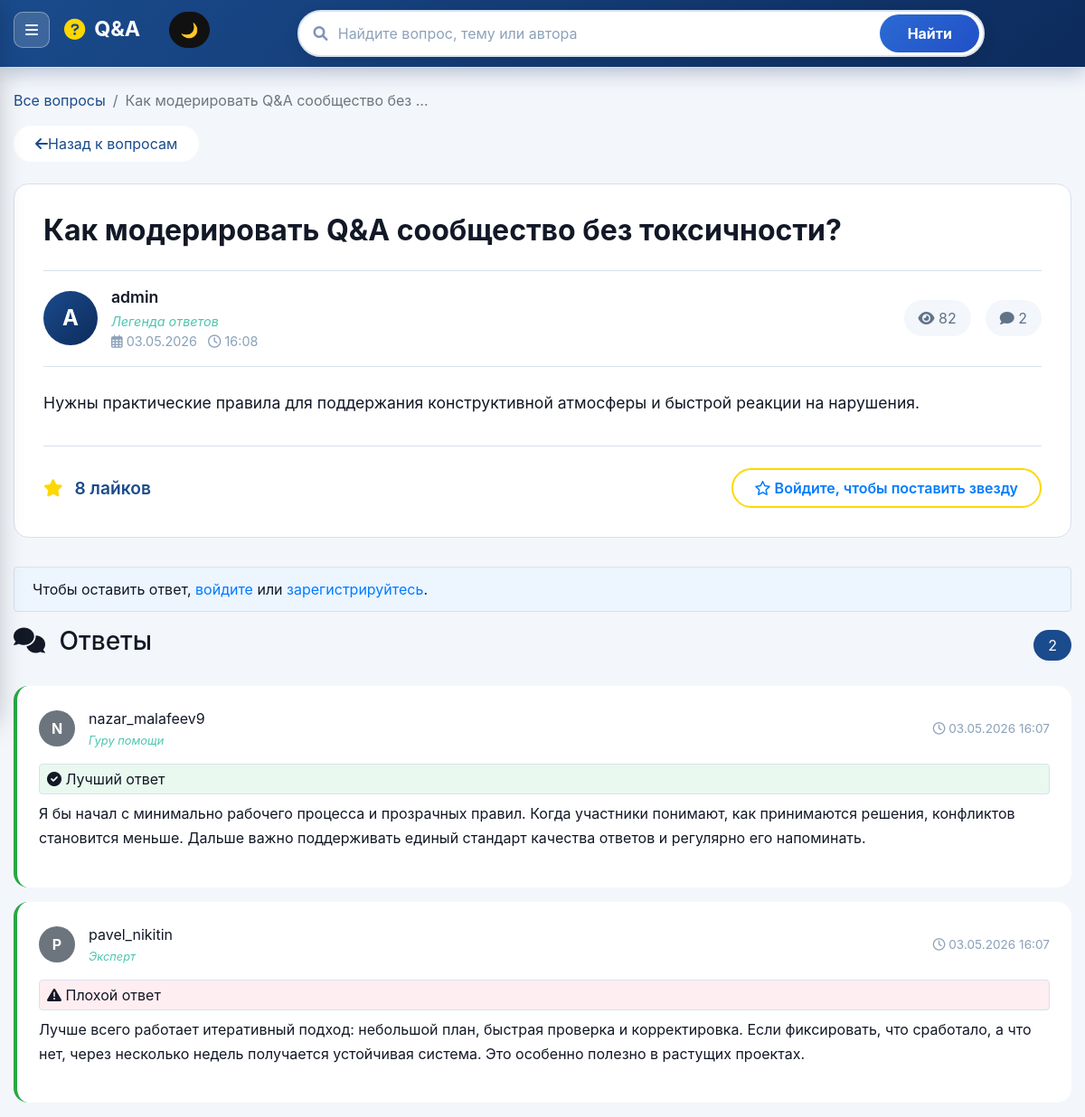
The page /questions/question/80/ on the database its author committed.
### questions/models.py (models this page shows, shortened)
class Question(models.Model):
    title = models.CharField(max_length=200)
    content = models.TextField()
    created_at = models.DateTimeField(auto_now_add=True)
    author = models.ForeignKey(User, on_delete=models.CASCADE, related_name='questions')
    views_count = models.IntegerField(default=0)
    accepted_answer = models.OneToOneField(
        'Answer',
        on_delete=models.SET_NULL,
        null=True,
        blank=True,
        related_name='accepted_for_question'
    )
    def likes_count(self):
        return self.likes.count()
    objects = models.Manager()

class Profile(models.Model):
    user = models.OneToOneField(User, on_delete=models.CASCADE)
    bio = models.TextField(blank=True)
    location = models.CharField(max_length=100, blank=True)
    website = models.URLField(blank=True)
    chosen_title = models.CharField(max_length=100, blank=True, null=True, help_text='Выбранный титул из ранее полученных')
    def get_score(self):
        answers = self.user.answers
        answer_count = answers.count()
        accepted_count = answers.filter(question__accepted_answer_id=F('id')).count()
        bad_count = answers.filter(is_bad=True).count()
        score = answer_count + accepted_count * 10 - bad_count * 2
        return max(score, 0)
    def get_title(self):
        if self.chosen_title:
            return self.chosen_title
        score = self.get_score()
        if score >= 100:
            return 'Легенда ответов'
        if score >= 50:
            return 'Гуру помощи'
    objects = models.Manager()

class Answer(models.Model):
    question = models.ForeignKey(Question, related_name='answers', on_delete=models.CASCADE)
    content = models.TextField()
    author = models.ForeignKey(User, on_delete=models.CASCADE, related_name='answers')
    created_at = models.DateTimeField(auto_now_add=True)
    is_bad = models.BooleanField(default=False)
    objects = models.Manager()

### questions/views.py (the view)
# urls.py: path('question/<int:pk>/', question_detail, name='question_detail'),
def question_detail(request, pk):
    question = get_object_or_404(Question.objects.select_related('author', 'author__profile'), pk=pk)
    answers = question.answers.select_related('author', 'author__profile').annotate(
        accepted_order=Case(
            When(pk=question.accepted_answer_id, then=Value(0)),
            default=Value(1),
            output_field=IntegerField()
        )
    ).order_by('accepted_order', '-created_at')
    user_liked = question.is_liked_by(request.user) if request.user.is_authenticated else False
    if request.method == 'GET':
        Question.objects.filter(pk=question.pk).update(views_count=F('views_count') + 1)
        question.refresh_from_db(fields=['views_count'])
    if request.method == 'POST' and request.user.is_authenticated:
        form = AnswerForm(request.POST)
        if form.is_valid():
            answer = form.save(commit=False)
            answer.question = question
            answer.author = request.user
            answer.save()
            messages.success(request, 'Ответ успешно добавлен')
            return redirect('question_detail', pk=pk)
    else:
        form = AnswerForm()
    context = {
        'question': question,
        'answers': answers,
        'form': form,
        'user_liked': user_liked,
        'likes_count': question.likes_count(),
    }
    return render(request, 'questions/question_detail.html', context)

### questions/forms.py
class AnswerForm(forms.ModelForm):
    class Meta:
        model = Answer
        fields = ['content']
        widgets = {
            'content': forms.Textarea(
                attrs={
                    'placeholder': 'Ваш ответ...',
                    'rows': 6,
                }
            ),
        }

### questions/context_processors.py (called while the page is built)
def search_query(request):
    return {"search_query": request.GET.get("q", "").strip()}

### questions/templates/questions/question_detail.html (shortened to what this page needs)
{% extends "base.html" %}
{% block content %}
<nav aria-label="breadcrumb">
    <ol class="breadcrumb">
        <li class="breadcrumb-item"><a href="{% url 'question_list' %}">Все вопросы</a></li>
        <li class="breadcrumb-item active">{{ question.title|truncatewords:5 }}</li>
    </ol>
</nav>
<a href="{% url 'question_list' %}" class="back-btn">
    <i class="fas fa-arrow-left"></i> Назад к вопросам
</a>
<div class="question-card">
    <h1 class="question-title">{{ question.title }}</h1>
    <div class="question-author">
        <div class="avatar-large">{{ question.author.username|first|upper }}</div>
        <div>
            <div class="author-name"><a href="{% url 'profile' question.author.username %}">{{ question.author.username }}</a></div>
            {% if question.author.profile.get_title %}<div class="author-title">{{ question.author.profile.get_title }}</div>{% endif %}
            <div class="post-date"><i class="far fa-calendar-alt"></i> {{ question.created_at|date:"d.m.Y" }} <i class="far fa-clock ml-2"></i> {{ question.created_at|date:"H:i" }}</div>
        </div>
        <div class="question-stats">
            <span class="stat-badge"><i class="fas fa-eye"></i> {{ question.views_count }}</span>
            <span class="stat-badge"><i class="fas fa-comment"></i> {{ answers.count }}</span>
        </div>
    </div>
    <div class="question-content">{{ question.content|linebreaks }}</div>
    <div class="like-section">
        <span class="like-count"><i class="fas fa-star"></i> {{ likes_count }} лайков</span>
        {% if user.is_authenticated %}
            <button class="like-btn {% if user_liked %}liked{% endif %}" data-question-id="{{ question.pk }}">
                <i class="{% if user_liked %}fas{% else %}far{% endif %} fa-star"></i> {% if user_liked %}Убрать звезду{% else %}Поставить звезду{% endif %}
            </button>
        {% else %}
            <a href="{% url 'login' %}" class="like-btn"><i class="far fa-star"></i> Войдите, чтобы поставить звезду</a>
        {% endif %}
    </div>
</div>
{% if user.is_authenticated %}
<div class="answer-form">
    <h3 class="form-title"><i class="fas fa-pen"></i> Написать ответ</h3>
    <form method="POST">
        {% csrf_token %}
        {{ form.content }}
        {% if form.content.errors %}
            <div class="alert alert-danger mt-2 mb-0">{{ form.content.errors|join:", " }}</div>
        {% endif %}
        <button type="submit" class="btn-submit"><i class="fas fa-paper-plane"></i> Отправить ответ</button>
    </form>
</div>
{% else %}
<div class="alert alert-info">Чтобы оставить ответ, <a href="{% url 'login' %}">войдите</a> или <a href="{% url 'register' %}">зарегистрируйтесь</a>.</div>
{% endif %}
<div class="answers-header">
    <h3><i class="fas fa-comments mr-2"></i> Ответы</h3>
    <span class="answers-count">{{ answers.count }}</span>
</div>
{% for answer in answers %}
<div class="answer-card">
    <div class="answer-header">
        <div class="avatar-small">{{ answer.author.username|first|upper }}</div>
        <div>
            <span><a href="{% url 'profile' answer.author.username %}">{{ answer.author.username }}</a></span>
            {% if answer.author.profile.get_title %}<div class="answer-author-title">{{ answer.author.profile.get_title }}</div>{% endif %}
        </div>
        <span class="answer-date"><i class="far fa-clock"></i> {{ answer.created_at|date:"d.m.Y H:i" }}</span>
    </div>
    {% if question.accepted_answer_id == answer.id %}
        <div class="alert alert-success py-1 px-2 mb-2"><i class="fas fa-check-circle"></i> Лучший ответ</div>
    {% endif %}
    {% if answer.is_bad %}
        <div class="alert alert-danger py-1 px-2 mb-2"><i class="fas fa-exclamation-triangle"></i> Плохой ответ </div>
    {% endif %}
    <div class="answer-content">{{ answer.content|linebreaks }}</div>
</div>
{% empty %}
<div class="empty-answers">
    <i class="fas fa-comment-dots fa-3x mb-3" style="color: #1a4b8c; opacity: 0.5;"></i>
    <p>На этот вопрос пока нет ответов. Будьте первым!</p>
</div>
{% endfor %}
{% endblock %}

### templates/base.html (style rules this page uses)
:root { --bg: #f3f6fb; --bg-soft: #ffffff; --text: #121826; --card-bg: #ffffff; --card-border: #d8e1ee; --muted: #617387; --muted-light: #8ba0b8; --header-color: #0f172a; --brand: #1a4b8c; --brand-strong: #0d2b5c; --accent: #2a65b7; --theme-btn-bg: #111111; --theme-btn-text: #ffffff; --theme-btn-border: #111111; }
* { margin: 0; padding: 0; box-sizing: border-box; }
body { background: var(--bg); color: var(--text); font-family: -apple-system, BlinkMacSystemFont, 'Segoe UI', Roboto, 'Helvetica Neue', Arial, sans-serif; transition: background-color 0.3s, color 0.3s; }
.question-card { background: var(--card-bg); border-radius: 16px; padding: 1.5rem; margin-bottom: 1.2rem; border: 1px solid var(--card-border); transition: 0.3s; }
.alert-info, .alert-success, .alert-danger { border: 1px solid var(--card-border); color: var(--text); }
.alert-info { background: #edf5ff; }
.alert-success { background: #e9f9ef; }
.alert-danger { background: #ffeef1; }

### questions/templates/questions/question_detail.html (style rules this page uses)
.breadcrumb { background: transparent; padding: 1.5rem 0 1rem; margin: 0; }
.breadcrumb-item a { color: #1a4b8c; text-decoration: none; }
.back-btn { display: inline-flex; align-items: center; color: #1a4b8c; background: var(--card-bg); padding: 0.5rem 1.5rem; border-radius: 50px; margin-bottom: 1.5rem; text-decoration: none; }
.question-card { padding: 2rem; margin-bottom: 2rem; }
.question-title { font-size: 2rem; font-weight: 700; margin-bottom: 1.5rem; }
.question-author { display: flex; align-items: center; gap: 15px; padding: 1rem 0; border-top: 1px solid var(--card-border); border-bottom: 1px solid var(--card-border); margin-bottom: 1.5rem; }
.avatar-large { width: 60px; height: 60px; border-radius: 50%; background: linear-gradient(135deg, #1a4b8c, #0d2b5c); display: flex; align-items: center; justify-content: center; color: white; font-size: 1.5rem; font-weight: bold; text-transform: uppercase; }
.author-name { font-weight: 600; font-size: 1.1rem; }
.author-name a { color: var(--text); text-decoration: none; }
.author-title { font-size: 0.9rem; color: #4ec5b0; font-style: italic; margin-top: 0.2rem; }
.post-date { color: var(--muted-light); font-size: 0.9rem; }
.question-stats { display: flex; gap: 1rem; margin-left: auto; }
.stat-badge { background: var(--bg); padding: 0.5rem 1rem; border-radius: 30px; color: var(--muted); }
.question-content { font-size: 1.1rem; line-height: 1.8; margin-bottom: 2rem; }
.like-section { display: flex; justify-content: space-between; align-items: center; padding-top: 1.5rem; border-top: 1px solid var(--card-border); }
.like-count { font-size: 1.2rem; font-weight: 600; color: #1a4b8c; }
.like-count i { color: #ffd700; margin-right: 8px; }
.like-btn { background: var(--card-bg); border: 2px solid #ffd700; border-radius: 50px; padding: 0.5rem 1.5rem; font-weight: 600; cursor: pointer; transition: 0.2s; }
.answers-header { display: flex; justify-content: space-between; align-items: center; margin-bottom: 1.5rem; }
.answers-count { background: #1a4b8c; color: white; padding: 0.3rem 1rem; border-radius: 30px; }
.answer-card { background: var(--card-bg); border-radius: 16px; padding: 1.5rem; margin-bottom: 1rem; border-left: 4px solid #28a745; }
.answer-header { display: flex; align-items: center; gap: 15px; margin-bottom: 1rem; }
.answer-header a { color: var(--text); text-decoration: none; }
.avatar-small { width: 40px; height: 40px; border-radius: 50%; background: #6c757d; display: flex; align-items: center; justify-content: center; color: white; font-weight: bold; text-transform: uppercase; }
.answer-date { margin-left: auto; font-size: 0.85rem; color: var(--muted-light); }
.answer-author-title { font-size: 0.8rem; color: #4ec5b0; font-style: italic; margin-top: 0.2rem; }
.answer-content { line-height: 1.7; }

### rows shown on the page
Question: title "Как модерировать Q&A сообщество без …", title "Как модерировать Q&A сообщество без токсичности?", author.username|first "A", author.username "admin", author.profile.get_title "Легенда ответов", created_at "03.05.2026", created_at "16:08", views_count "82", content "Нужны практические правила для поддержания конструктивной атмосферы и быстрой реакции на нарушения."
Answer: author.username|first "N", author.username "nazar_malafeev9", author.profile.get_title "Гуру помощи", created_at "03.05.2026 16:07", shows "Лучший ответ", content "Я бы начал с минимально рабочего процесса и прозрачных правил. Когда участники понимают, как принимаются решения, конфликтов становится меньше. Дальше важно поддерживать единый стандарт качества ответов и регулярно его напоминать."
Answer: author.username|first "P", author.username "pavel_nikitin", author.profile.get_title "Эксперт", created_at "03.05.2026 16:07", is_bad True (drawn), content "Лучше всего работает итеративный подход: небольшой план, быстрая проверка и корректировка. Если фиксировать, что сработало, а что нет, через несколько недель получается устойчивая система. Это особенно полезно в растущих проектах."

### other values the page prints
{{ answers.count }} "2"
{{ likes_count }} "8"
